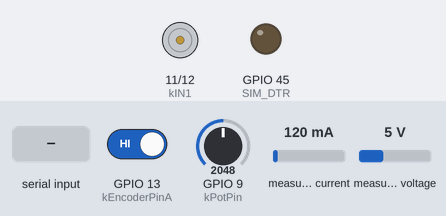
The program below on a simulated ESP32-S3. On the bench: motor-driver pin pairs drawn as motors (green arrow = first pin HIGH = forward, orange = second pin HIGH = backward, longer = more drive, scaled by the enable pin), output pins drawn as LEDs (lit = HIGH). Inputs (shaded band) come from the test bench; at power-on: GPIO 9 (kPotPin) = 2048, GPIO 13 (kEncoderPinA) HIGH, measured current 120 mA, measured voltage 5 V (analog values on the 0–4095 scale). The modem accepts every AT command (registered, SIM ready, sends succeed) and sends nothing else; what the program prints to the serial monitor is not drawn.

Above: at 12.3 s.
12.4 s: "+CPING: 3" received over the second serial link
15.0 s: ",0,2" received over the second serial link
17.0 s: "1" received over the second serial link
At 28.7 s:
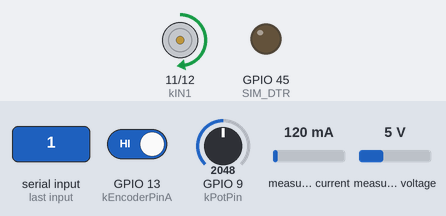
Timing chart, 0 to 29.0 s (numbered marks = the images above; inputs shaded):
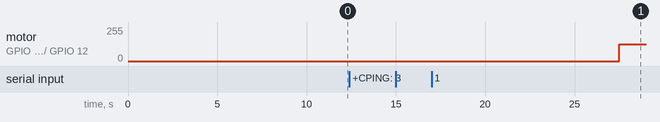

The program:

main.cpp
```cpp
#include <Arduino.h>
#include <Wire.h>
#include <Adafruit_INA219.h>

#define TINY_GSM_MODEM_SIM7600
#include <TinyGsmClient.h>

// ─── Pines SIM7670G ──────────────────────────────────────────
#define SIM_RX  17
#define SIM_TX  18
#define SIM_DTR 45

// ─── Servidor ────────────────────────────────────────────────
#define SERVER_HOST "18.219.119.53"
#define SERVER_PORT 5000

// ─── Pines Motor ─────────────────────────────────────────────
namespace {
  const uint8_t kEncoderPinA = 13;
  const uint8_t kEncoderPinB = 14;
  const uint8_t kIN1         = 11;
  const uint8_t kIN2         = 12;
  const uint8_t kENA         = 10;
  const uint8_t kPotPin      = 9;

  const uint8_t SDA_PIN      = 16;
  const uint8_t SCL_PIN      = 15;

  const uint32_t kPwmFreq       = 1000;
  const uint8_t  kPwmResolution = 8;
}

// ─── Parámetros encoder ──────────────────────────────────────
const float PPR_MOTOR  = 12.0f;
const float GEAR_RATIO = 90.0f;
const float CPR        = PPR_MOTOR * GEAR_RATIO;

// ─── Parámetros muestreo ─────────────────────────────────────
const uint16_t INTERVALO_MS  = 500;
const uint16_t INTERVALO_ENV = 2000;  // enviar al servidor cada 2s

// ─── Variables globales ──────────────────────────────────────
volatile int32_t g_encoder_count = 0;
int32_t  prev_count   = 0;
uint32_t prev_time    = 0;
uint32_t prev_env     = 0;
uint32_t t_inicio     = 0;
uint8_t  g_pwm_actual = 0;

// Últimos valores medidos
float g_rpm        = 0;
float g_current_A  = 0;
float g_voltage_V  = 0;
float g_power_W    = 0;

// ─── Objetos ─────────────────────────────────────────────────
HardwareSerial simSerial(1);
TinyGsm        modem(simSerial);
TinyGsmClient client(modem);
Adafruit_INA219 ina219;

// ─── ISR encoder ─────────────────────────────────────────────
void IRAM_ATTR HandleEncoderInterrupt() {
  if (digitalRead(kEncoderPinB) == LOW) {
    ++g_encoder_count;
  } else {
    --g_encoder_count;
  }
}

// ─── PWM ─────────────────────────────────────────────────────
void SetMotorPwm(uint8_t pwm) {
  g_pwm_actual = pwm;
  ledcWrite(0, pwm);
}

// ─── Potenciómetro ───────────────────────────────────────────
void ActualizarPotenciometro() {
  int pot = analogRead(kPotPin);
  uint8_t pwm = map(pot, 0, 4095, 0, 255);
  if (abs(pwm - g_pwm_actual) > 2) {
    SetMotorPwm(pwm);
  }
}

// ─── Enviar AT ───────────────────────────────────────────────
void sendAT(const char* cmd, int waitMs = 2000) {
  while (simSerial.available()) simSerial.read();
  simSerial.println(cmd);
  Serial.print(">> ");
  Serial.println(cmd);
  long t = millis();
  while (millis() - t < waitMs) {
    while (simSerial.available()) {
      Serial.write(simSerial.read());
    }
  }
  Serial.println();
}

// ─── Sincronizar módulo ───────────────────────────────────────
void syncSIM() {
  Serial.println("Sincronizando con SIM7670G...");
  for (int i = 0; i < 5; i++) {
    simSerial.println("AT");
    delay(500);
    if (simSerial.find("OK")) {
      Serial.println("Módulo respondiendo.");
      return;
    }
  }
  Serial.println("Advertencia: módulo no responde aún.");
}

// ─── Conexión LTE ────────────────────────────────────────────
void conectarLTE() {
  Serial.println("\n=== Iniciando conexión LTE (Claro Colombia) ===");

  syncSIM();
  sendAT("ATE0");           // desactivar eco
  sendAT("AT+CPIN?");       // verificar SIM

  Serial.println("Esperando registro en red...");
  modem.waitForNetwork(60000UL);

  if (modem.isNetworkConnected()) {
    Serial.println("Red registrada correctamente.");
  } else {
    Serial.println("Advertencia: no se registró en red.");
  }

  sendAT("AT+CSQ");         // calidad de señal
  sendAT("AT+CREG?");       // estado registro
  sendAT("AT+CEREG?");      // estado LTE

  Serial.println("Conectando a APN Claro...");
  modem.gprsConnect("internet.comcel.com.co", "", "");

  if (modem.isGprsConnected()) {
    Serial.println("Conexión LTE exitosa.");
    Serial.print("IP asignada: ");
    Serial.println(modem.getLocalIP());

    Serial.println("Verificando conexión con ping a Google DNS...");
    while (simSerial.available()) simSerial.read();
    simSerial.println("AT+CPING=\"8.8.8.8\",1,2");
    unsigned long start = millis();
    String response = "";
    bool pingExitoso = false;
    while (millis() - start < 6000) {
      while (simSerial.available()) {
        char c = simSerial.read();
        response += c;
        Serial.write(c);
      }
      if (response.indexOf("+CPING: 3") != -1) {
          if (response.indexOf(",0,2") == -1 && response.indexOf(",0,1") == -1) {
              pingExitoso = true;
          }
          break;
      }
    }

    if (pingExitoso) {
      Serial.println("\n[SISTEMA] ✓ Datos activos y navegación confirmada.");
    } else {
      Serial.println("\n[SISTEMA] ⚠ Error: IP obtenida pero sin respuesta de Ping.");
    }

  } else {
    Serial.println("Error: no se pudo conectar al APN.");
  }

  Serial.println("=== Fin configuración LTE ===\n");
}

// ─── Enviar datos al servidor ─────────────────────────────────
void enviarDatos(float rpm, float current_A, float voltage_V, float power_W, int pwm) {
  Serial.println("[HTTP] Conectando al servidor...");

  if (client.connect(SERVER_HOST, SERVER_PORT)) {
    String body = "{\"rpm\":"       + String(rpm, 2) +
                  ",\"current_A\":" + String(current_A, 4) +
                  ",\"voltage_V\":" + String(voltage_V, 3) +
                  ",\"power_W\":"   + String(power_W, 4) +
                  ",\"pwm\":"       + String(pwm) + "}";

    client.println("POST /data HTTP/1.1");
    client.print("Host: ");
    client.println(SERVER_HOST);
    client.println("Content-Type: application/json");
    client.print("Content-Length: ");
    client.println(body.length());
    client.println("Connection: close");
    client.println();
    client.println(body);

    delay(500);
    client.stop();
    Serial.println("[HTTP] ✓ Datos enviados correctamente.");
  } else {
    Serial.println("[HTTP] ✗ Error al conectar con el servidor.");
  }
}

// ─── Setup ───────────────────────────────────────────────────
void setup() {
  Serial.begin(115200);
  delay(3000);

  // SIM7670G
  pinMode(SIM_DTR, OUTPUT);
  digitalWrite(SIM_DTR, LOW);
  simSerial.begin(115200, SERIAL_8N1, SIM_RX, SIM_TX);
  delay(8000);

  conectarLTE();

  // Encoder
  pinMode(kEncoderPinA, INPUT_PULLUP);
  pinMode(kEncoderPinB, INPUT_PULLUP);
  attachInterrupt(digitalPinToInterrupt(kEncoderPinA), HandleEncoderInterrupt, RISING);

  // Puente H
  pinMode(kIN1, OUTPUT);
  pinMode(kIN2, OUTPUT);
  digitalWrite(kIN1, HIGH);
  digitalWrite(kIN2, LOW);

  // PWM
  ledcSetup(0, kPwmFreq, kPwmResolution);
  ledcAttachPin(kENA, 0);
  SetMotorPwm(0);

  // Potenciómetro
  pinMode(kPotPin, INPUT);
  analogReadResolution(12);

  // I2C + INA219
  Wire.begin(SDA_PIN, SCL_PIN);
  if (!ina219.begin()) {
    Serial.println("Error: INA219 no encontrado.");
    while (1) { delay(10); }
  }

  Serial.println("rpm,current_A,voltage_V,power_W,pwm");

  t_inicio  = millis();
  prev_time = t_inicio;
  prev_env  = t_inicio;
}

// ─── Loop ────────────────────────────────────────────────────
void loop() {
  ActualizarPotenciometro();

  uint32_t ahora = millis();
  if ((ahora - prev_time) < INTERVALO_MS) return;

  // Encoder
  noInterrupts();
  int32_t count = g_encoder_count;
  interrupts();

  float dt      = (ahora - prev_time) / 1000.0f;
  int32_t delta = count - prev_count;
  g_rpm         = -((delta / CPR) / dt * 60.0f);

  // INA219
  float shuntvoltage_mV = ina219.getShuntVoltage_mV();
  float busvoltage_V    = ina219.getBusVoltage_V();
  g_current_A           = ina219.getCurrent_mA() / 1000.0f;
  g_power_W             = ina219.getPower_mW()   / 1000.0f;
  g_voltage_V           = busvoltage_V + (shuntvoltage_mV / 1000.0f);

  // Monitor serial
  Serial.print(g_rpm, 2);           Serial.print(",");
  Serial.print(g_current_A, 4);     Serial.print(",");
  Serial.print(g_voltage_V, 3);     Serial.print(",");
  Serial.print(g_power_W, 4);       Serial.print(",");
  Serial.println(g_pwm_actual, 0);

  prev_count = count;
  prev_time  = ahora;

  // Enviar al servidor cada INTERVALO_ENV ms
  if ((ahora - prev_env) >= INTERVALO_ENV) {
  enviarDatos(g_rpm, g_current_A, g_voltage_V, g_power_W, g_pwm_actual);
  prev_env = ahora;
  }
}
```

Measured:
- after the input at 12.4 s, every drawn part: stays the same
- after the input at 15.0 s, every drawn part: stays the same
